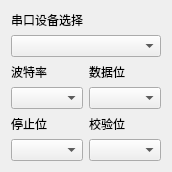
<?xml version="1.0" encoding="UTF-8"?>
<ui version="4.0">
 <class>SerialportSAKIODeviceControler</class>
 <widget class="QWidget" name="SerialportSAKIODeviceControler">
  <property name="geometry">
   <rect>
    <x>0</x>
    <y>0</y>
    <width>162</width>
    <height>144</height>
   </rect>
  </property>
  <property name="windowTitle">
   <string>串口控制面板</string>
  </property>
  <layout class="QGridLayout" name="gridLayout">
   <item row="2" column="0">
    <widget class="QLabel" name="label_2">
     <property name="text">
      <string>波特率</string>
     </property>
    </widget>
   </item>
   <item row="2" column="1">
    <widget class="QLabel" name="label_3">
     <property name="text">
      <string>数据位</string>
     </property>
    </widget>
   </item>
   <item row="3" column="0">
    <widget class="QComboBox" name="comboBoxBaudrate"/>
   </item>
   <item row="6" column="0">
    <widget class="QLabel" name="label_4">
     <property name="text">
      <string>停止位</string>
     </property>
    </widget>
   </item>
   <item row="3" column="1">
    <widget class="QComboBox" name="comboBoxDatabits">
     <property name="currentText">
      <string notr="true"/>
     </property>
     <property name="currentIndex">
      <number>-1</number>
     </property>
    </widget>
   </item>
   <item row="7" column="1">
    <widget class="QComboBox" name="comboBoxParity"/>
   </item>
   <item row="1" column="0" colspan="2">
    <widget class="QComboBox" name="comboBoxSerialports"/>
   </item>
   <item row="6" column="1">
    <widget class="QLabel" name="label_5">
     <property name="text">
      <string>校验位</string>
     </property>
    </widget>
   </item>
   <item row="7" column="0">
    <widget class="QComboBox" name="comboBoxStopbits"/>
   </item>
   <item row="0" column="0" colspan="2">
    <widget class="QLabel" name="label">
     <property name="text">
      <string>串口设备选择</string>
     </property>
    </widget>
   </item>
  </layout>
 </widget>
 <resources/>
 <connections/>
</ui>
